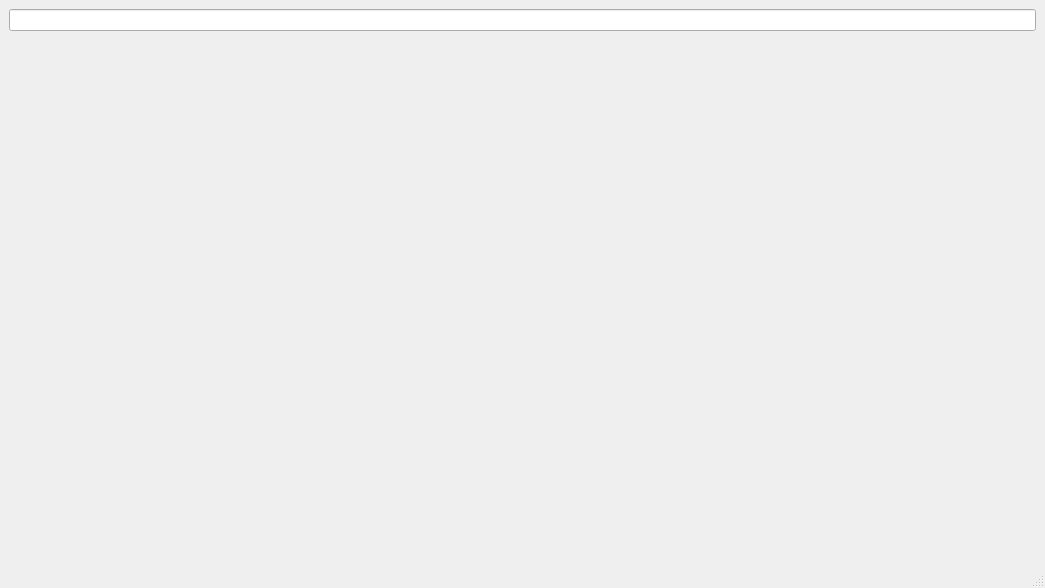
<?xml version="1.0" encoding="UTF-8"?>
<ui version="4.0">
 <class>MainWindow</class>
 <widget class="QMainWindow" name="MainWindow">
  <property name="geometry">
   <rect>
    <x>0</x>
    <y>0</y>
    <width>1045</width>
    <height>588</height>
   </rect>
  </property>
  <property name="windowTitle">
   <string>MainWindow</string>
  </property>
  <widget class="QWidget" name="centralwidget">
   <layout class="QHBoxLayout" name="horizontalLayout">
    <item alignment="Qt::AlignmentFlag::AlignTop">
     <widget class="QLineEdit" name="inputOrigem">
      <property name="text">
       <string/>
      </property>
     </widget>
    </item>
   </layout>
  </widget>
  <widget class="QMenuBar" name="menubar">
   <property name="geometry">
    <rect>
     <x>0</x>
     <y>0</y>
     <width>1045</width>
     <height>25</height>
    </rect>
   </property>
  </widget>
  <widget class="QStatusBar" name="statusbar"/>
 </widget>
 <resources/>
 <connections/>
</ui>
